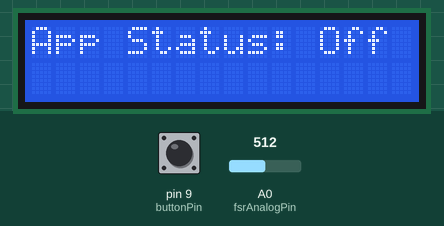
Recording of a sketch running on a simulated Arduino Uno, built with avr-gcc and run on an emulated ATmega328P. Shown: 16×2 character LCD. Inputs (shaded band) come from the test bench; at power-on: pin 9 (buttonPin) LOW, A0 (fsrAnalogPin) = 512.

Above: at 1.2 s.
1.3 s: pin 9 (buttonPin) pulled HIGH for 1 s
At 1.6 s:
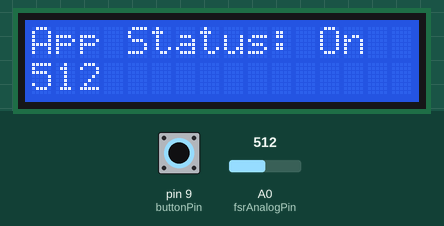
3.8 s: pin 9 (buttonPin) pulled HIGH for 0.25 s
5.5 s: A0 (fsrAnalogPin) set to 716
At 6.7 s:
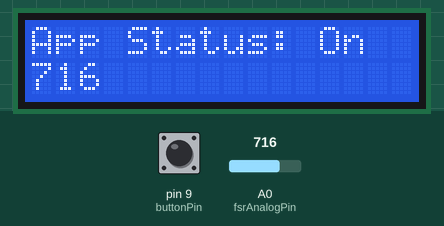
7.0 s: A0 (fsrAnalogPin) set to 900
At 7.9 s:
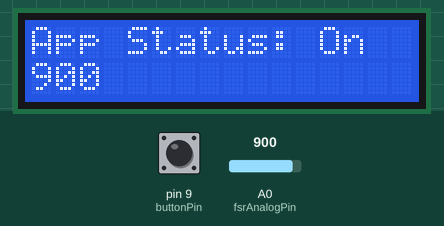
8.5 s: A0 (fsrAnalogPin) set to 1023
At 9.3 s:
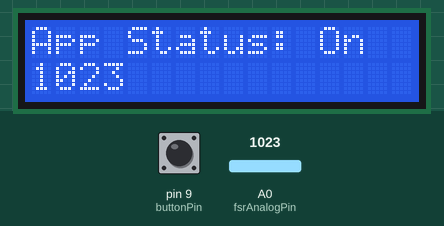
10.1 s: pin 9 (buttonPin) pulled HIGH for 3.2 s
At 14.1 s:
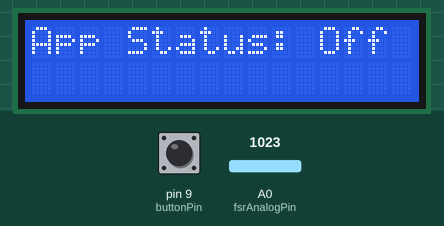
Timing chart, 0 to 15.6 s (numbered marks = the images above; inputs shaded):
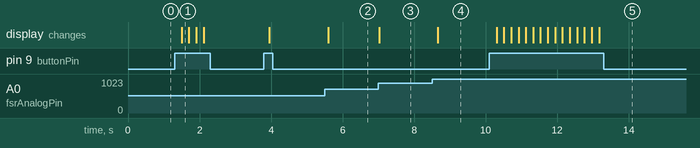

The sketch:

lcd.ino
```cpp
//@atuhor Malai Mihai
#include <LiquidCrystal.h>

LiquidCrystal lcd(7, 6, 5, 4, 3, 2);

const int buttonPin = 9;
int fsrAnalogPin = 0;
int fsrReading = 0;

int buttonValue = 0;
int nrButtonPressed = 0;
int appStarted = 0;

void setup() {
  Serial.begin(9600);
  lcd.begin(16, 2);
  lcd.print("Press btn to start!");
}

void loop() {
  fsrReading = analogRead(fsrAnalogPin);

   buttonValue = digitalRead(buttonPin);
   if (buttonValue == 1) {
    appStarted = !appStarted;
   }

  if (appStarted == 1) {
      lcd.clear();
      lcd.print("App Status: On");
      lcd.setCursor(0,1);
      lcd.print(fsrReading);
   } else {
      lcd.clear();
      lcd.print("App Status: Off");
   }

   delay(200);
}
```

Measured:
- after the input at 1.3 s, the display: changes after 0.20 s (image 1)
- after the input at 5.5 s, the display: changes after 0.09 s (image 2)
- after the input at 7.0 s, the display: changes at once (image 3)
- after the input at 8.5 s, the display: changes after 0.16 s (image 4)
- after the input at 10.1 s, the display: changes after 0.20 s (image 5)
